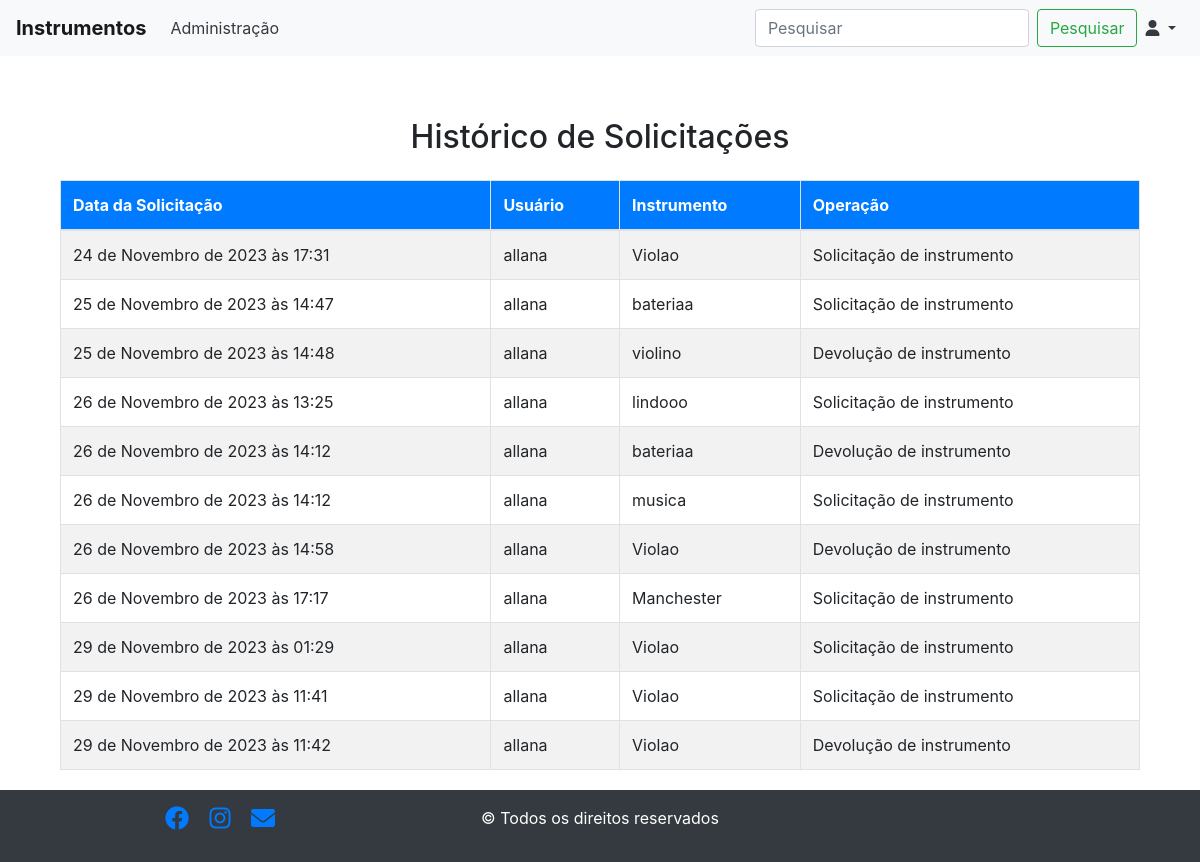
Screenshot of /listar_historico/ with the database file from the repository.
### nuarte/models.py (models this page shows, shortened)
class Historico(models.Model):
    OPERACAO_CHOICES = [
        ('S', 'Solicitação de instrumento'),
        ('D', 'Devolução de instrumento'),
    ]
    usuario = models.ForeignKey(User, on_delete=models.CASCADE)
    instrumento = models.ForeignKey('Instrumento', on_delete=models.CASCADE)
    operacao = models.CharField(max_length=1, choices=OPERACAO_CHOICES)
    data_operacao = models.DateTimeField(auto_now_add=True)
    devolucao = models.DateTimeField(null=True, blank=True)
    aprovado = models.BooleanField(default=False)

class Instrumento(models.Model):
    nome = models.CharField(max_length=100)
    descricao = models.TextField()
    disponivel = models.BooleanField(default=True)
    imagem = models.ImageField(upload_to='instrumentos/', null=True, blank=True)

### nuarte/views.py (the view)
# urls.py: path('listar_historico/', ListarHistoricoView.as_view(), name='listar_historico'),
class ListarHistoricoView(ListView):
    template_name = 'nuarte/listar_historico.html'
    def get(self, request, *args, **kwargs):
        historico = Historico.objects.all()
        return render(request, self.template_name, {'historico': historico})
    paginate_by = 8

### nuarte/templates/nuarte/listar_historico.html (shortened to what this page needs)
{% extends 'base.html' %}
{% block content %}
  <div class="container-fluid">
    <h2 class="my-4 text-center">Histórico de Solicitações</h2>
    <div class="table-responsive">
      <table class="table table-striped">
        <thead>
          <tr>
            <th>Data da Solicitação</th>
            <th>Usuário</th>
            <th>Instrumento</th>
            <th>Operação</th>
          </tr>
        </thead>
        <tbody>
          {% for operacao in historico %}
            <tr>
              <td>{{ operacao.data_operacao }}</td>
              <td>{{ operacao.usuario.username }}</td>
              <td>{{ operacao.instrumento.nome }}</td>
              <td>{{ operacao.operacao }}</td>
            </tr>
          {% endfor %}
        </tbody>
      </table>
    </div>
  </div>
{% endblock %}

### templates/base.html (shortened to what this page needs)
<!DOCTYPE html>
<html lang="pt-BR">
<head>
    <link rel="stylesheet" href="https://stackpath.bootstrapcdn.com/bootstrap/4.5.2/css/bootstrap.min.css">
    <link rel="stylesheet" href="https://cdnjs.cloudflare.com/ajax/libs/font-awesome/6.0.0/css/all.min.css">
</head>
<body>
    <nav class="navbar navbar-expand-lg navbar-light bg-light fixed-top">
        <a class="navbar-brand" href="{% url 'nuarte:listar_instrumentos' %}">Instrumentos</a>
        <div class="collapse navbar-collapse" id="navbarNav">
            <ul class="navbar-nav mr-auto">
                <li class="nav-item">
                    <a class="nav-link" href="{% url 'nuarte:administracao' %}">Administração</a>
                </li>
            </ul>
            <form class="form-inline my-2 my-lg-0 ml-auto">
                <input class="form-control mr-sm-2" type="search" placeholder="Pesquisar" aria-label="Pesquisar">
                <button class="btn btn-outline-success my-2 my-sm-0" type="submit">Pesquisar</button>
            </form>
            <ul class="navbar-nav">
                <li class="nav-item dropdown">
                    <a class="nav-link dropdown-toggle" href="#" id="navbarDropdown" role="button" data-toggle="dropdown" aria-haspopup="true" aria-expanded="false">
                        <i class="fas fa-user"></i>
                    </a>
                </li>
            </ul>
        </div>
    </nav>
    <div class="container mt-4">
        {% block content %}
        {% endblock %}
    </div>
    <footer class="bg-dark py-3" style="position:fixed; width: 100%; bottom: 0;">
        <div class="container">
            <div class="row text-center text-white">
                <div class="col-md-4">
                    <a href="#" class="fab fa-facebook fa-2x mx-2 footer-icons"></a>
                    <a href="#" class="fab fa-instagram fa-2x mx-2 footer-icons"></a>
                    <a href="nuarteseuemail@exemplo.com" class="fas fa-envelope fa-2x mx-2 footer-icons"></i></a>
                </div>
                <div class="col-md-4">
                    <p>&copy; {{ year }} Todos os direitos reservados</p>
                </div>
            </div>
        </div>
    </footer>
</body>
</html>

### templates/base.html (style rules this page uses)
body { padding-top: 70px; padding-bottom: 70px; }
.navbar { background-color: #f8f9fa; }
.navbar-brand { font-weight: bold; color: #007bff; }
.navbar-nav .nav-item .nav-link { color: #343a40; }
footer { background-color: #343a40; color: #fff; }
.footer-icons { font-size: 1.5rem; }

### nuarte/templates/nuarte/listar_historico.html (style rules this page uses)
body, html { height: 100%; }
.container-fluid { height: 100%; display: flex; flex-direction: column; align-items: center; justify-content: center; }
h2 { margin-bottom: 30px; }
table { width: 80%; border-collapse: collapse; margin-bottom: 20px; }
th, td { border: 1px solid #dee2e6; padding: 8px; text-align: left; }
th { background-color: #007bff; color: #fff; }

### rows the page displays
Historico: data_operacao "24 de Novembro de 2023 às 17:31", usuario.username "allana", instrumento.nome "Violao", operacao "Solicitação de instrumento"
Historico: data_operacao "25 de Novembro de 2023 às 14:47", usuario.username "allana", instrumento.nome "bateriaa", operacao "Solicitação de instrumento"
Historico: data_operacao "25 de Novembro de 2023 às 14:48", usuario.username "allana", instrumento.nome "violino", operacao "Devolução de instrumento"
Historico: data_operacao "26 de Novembro de 2023 às 13:25", usuario.username "allana", instrumento.nome "lindooo", operacao "Solicitação de instrumento"
Historico: data_operacao "26 de Novembro de 2023 às 14:12", usuario.username "allana", instrumento.nome "bateriaa", operacao "Devolução de instrumento"
Historico: data_operacao "26 de Novembro de 2023 às 14:12", usuario.username "allana", instrumento.nome "musica", operacao "Solicitação de instrumento"
Historico: data_operacao "26 de Novembro de 2023 às 14:58", usuario.username "allana", instrumento.nome "Violao", operacao "Devolução de instrumento"
Historico: data_operacao "26 de Novembro de 2023 às 17:17", usuario.username "allana", instrumento.nome "Manchester", operacao "Solicitação de instrumento"
Historico: data_operacao "29 de Novembro de 2023 às 01:29", usuario.username "allana", instrumento.nome "Violao", operacao "Solicitação de instrumento"
Historico: data_operacao "29 de Novembro de 2023 às 11:41", usuario.username "allana", instrumento.nome "Violao", operacao "Solicitação de instrumento"
Historico: data_operacao "29 de Novembro de 2023 às 11:42", usuario.username "allana", instrumento.nome "Violao", operacao "Devolução de instrumento"
